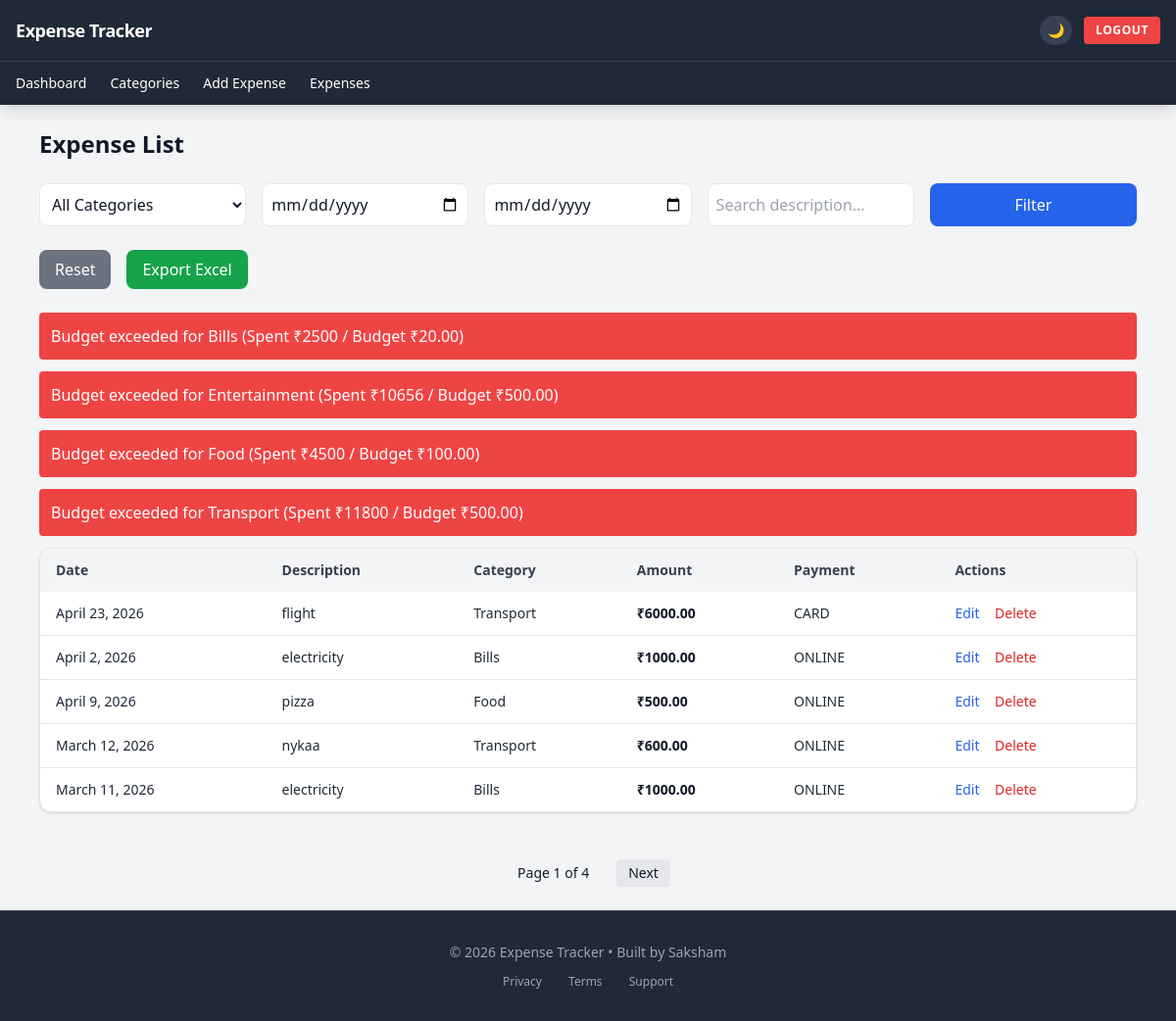
The app's page /expenses/ (signed in) with its own data.
### expenses/models.py (models this page shows, shortened)
class Category(models.Model):
    user = models.ForeignKey(User, on_delete=models.CASCADE)
    name = models.CharField(max_length=100)
    budget = models.DecimalField(max_digits=10, decimal_places=2, null=True, blank=True)
    def __str__(self):
        return self.name
    class Meta:
        unique_together = ['user', 'name']
        ordering = ['name']

class Expense(models.Model):
    user = models.ForeignKey(User, on_delete=models.CASCADE)
    amount = models.DecimalField(max_digits=10, decimal_places=2)
    category = models.ForeignKey(Category, on_delete=models.CASCADE)
    description = models.CharField(max_length=255)
    date = models.DateField()
    PAYMENT_CHOICES = [
    ('CASH', 'Cash'),
    ('CARD', 'Card'),
    ('ONLINE', 'Online')
]
    payment_method = models.CharField(max_length=10, choices=PAYMENT_CHOICES)
    created_at = models.DateTimeField(auto_now_add=True)

### expenses/views.py (the view)
# urls.py: path('expenses/', views.expense_list, name='expense_list'),
@login_required
def expense_list(request):
    expenses = Expense.objects.filter(user=request.user).order_by('-created_at')
    categories = Category.objects.filter(user=request.user)
    category_id = request.GET.get("category")
    start_date = request.GET.get("start_date")
    end_date = request.GET.get("end_date")
    search_query = request.GET.get("search")
    if search_query:
        expenses = expenses.filter(description__icontains=search_query)
    if category_id:
        expenses = expenses.filter(category_id=category_id)
    if start_date:
        expenses = expenses.filter(date__gte=start_date)
    if end_date:
        expenses = expenses.filter(date__lte=end_date)
    paginator = Paginator(expenses, 5)
    page_number = request.GET.get("page")
    page_obj = paginator.get_page(page_number)
    alerts = []
    for category in categories:
        total = Expense.objects.filter(
            user=request.user,
            category=category
        ).aggregate(Sum('amount'))['amount__sum'] or 0
        if category.budget and total > category.budget:
            alerts.append({
                "name": category.name,
                "spent": total,
                "budget": category.budget
            })
    context = {
        "expenses": page_obj,
        "categories": categories,
        "selected_category": category_id,
        "start_date": start_date,
        "end_date": end_date,
        "search_query": search_query,
        "page_obj": page_obj,
        "alerts": alerts
    }
    return render(request, "expense_list.html", context)

### templates/expense_list.html (shortened to what this page needs)
{% extends 'base.html' %}
{% block content %}
<div class="max-w-7xl mx-auto px-4">
<h2 class="text-2xl font-semibold mb-6">Expense List</h2>
<form method="GET" class="grid md:grid-cols-5 gap-4 mb-6">
<select name="category"
class="border rounded-lg p-2 bg-white dark:bg-gray-700 dark:text-white">
<option value="">All Categories</option>
</select>
<input
type="date"
name="start_date"
value="{{ start_date }}"
class="border rounded-lg p-2 bg-white dark:bg-gray-700 dark:text-white"
/>
<input
type="date"
name="end_date"
value="{{ end_date }}"
class="border rounded-lg p-2 bg-white dark:bg-gray-700 dark:text-white"
/>
<input
type="text"
name="search"
placeholder="Search description..."
value="{{ search_query|default:'' }}"
class="border rounded-lg p-2 bg-white dark:bg-gray-700 dark:text-white"
/>
<button
type="submit"
class="bg-blue-600 hover:bg-blue-700 text-white rounded-lg px-4 py-2">
Filter
</button>
</form>
<div class="flex gap-4 mb-6">
<a
href="/expenses/"
class="bg-gray-500 hover:bg-gray-600 text-white px-4 py-2 rounded-lg">
Reset
</a>
<a
href="{% url 'export_excel' %}?category={{ selected_category }}&start_date={{ start_date }}&end_date={{ end_date }}&search={{ search_query }}"
class="bg-green-600 hover:bg-green-700 text-white px-4 py-2 rounded-lg">
Export Excel
</a>
</div>
{% for alert in alerts %}
<div class="bg-red-500 text-white p-3 rounded mb-3">
Budget exceeded for {{ alert.name }}
(Spent ₹{{ alert.spent }} / Budget ₹{{ alert.budget }})
</div>
{% endfor %}
<div class="bg-white dark:bg-gray-800 shadow rounded-xl overflow-hidden mb-12 border border-gray-200 dark:border-gray-700">
<table class="w-full text-sm text-gray-800 dark:text-gray-200">
<thead class="bg-gray-100 dark:bg-gray-700 text-gray-700 dark:text-gray-200">
<tr>
<th class="px-4 py-3 text-left">Date</th>
<th class="px-4 py-3 text-left">Description</th>
<th class="px-4 py-3 text-left">Category</th>
<th class="px-4 py-3 text-left">Amount</th>
<th class="px-4 py-3 text-left">Payment</th>
<th class="px-4 py-3 text-left">Actions</th>
</tr>
</thead>
<tbody class="divide-y divide-gray-200 dark:divide-gray-700">
{% for expense in expenses %}
<tr class="hover:bg-gray-50 dark:hover:bg-gray-700 transition">
<td class="px-4 py-3">{{ expense.date }}</td>
<td class="px-4 py-3">{{ expense.description }}</td>
<td class="px-4 py-3">{{ expense.category }}</td>
<td class="px-4 py-3 font-semibold text-gray-900 dark:text-gray-100">
₹{{ expense.amount }}
</td>
<td class="px-4 py-3">{{ expense.payment_method }}</td>
<td class="px-4 py-3 space-x-3">
<a href="{% url 'edit_expense' expense.id %}"
class="text-blue-600 dark:text-blue-400 hover:underline">
Edit
</a>
<a href="{% url 'delete_expense' expense.id %}"
onclick="return confirm('Delete this expense?');"
class="text-red-600 dark:text-red-400 hover:underline">
Delete
</a>
</td>
</tr>
{% endfor %}
</tbody>
</table>
</div>
<div class="flex justify-center items-center gap-4 mt-10 text-sm">
<span class="px-3 py-1">
Page {{ page_obj.number }} of {{ page_obj.paginator.num_pages }}
</span>
{% if page_obj.has_next %}
<a class="px-3 py-1 bg-gray-200 dark:bg-gray-700 rounded"
href="?page={{ page_obj.next_page_number }}">
Next
</a>
{% endif %}
</div>
</div>
{% endblock %}

### templates/base.html (shortened to what this page needs)
{% load static %}
<!DOCTYPE html>
<html class="h-full">
<head>
    <script src="https://cdn.tailwindcss.com"></script>
</head>
<body class="min-h-screen flex flex-col bg-gray-100 text-gray-900 dark:bg-gray-900 dark:text-gray-100">
    <nav id="main-nav" class="bg-gray-800 text-white shadow-lg sticky top-0 z-50">
        <div class="max-w-7xl mx-auto">
            <div class="flex justify-between items-center px-4 pt-4 pb-2 md:pb-4">
                <div class="text-lg font-bold truncate tracking-tight">
                    Expense Tracker
                </div>
                <div class="flex items-center space-x-3">
                    <button id="theme-toggle" class="p-2 bg-gray-700 hover:bg-gray-600 rounded-full text-sm leading-none transition-colors">
                    </button>
                    {% if user.is_authenticated %}
                    <form method="post" action="{% url 'logout' %}" class="inline">
                        <button class="bg-red-500 hover:bg-red-600 px-3 py-1.5 rounded text-xs font-bold uppercase tracking-wider transition-colors">
                            Logout
                        </button>
                    </form>
                    {% endif %}
                </div>
            </div>
            {% if user.is_authenticated %}
            <div class="flex overflow-x-auto no-scrollbar border-t border-gray-700 px-4 py-2 space-x-6 text-sm font-medium">
                <a href="{% url 'dashboard' %}" class="whitespace-nowrap hover:text-yellow-300 py-1 transition-colors">Dashboard</a>
                <a href="{% url 'category_list' %}" class="whitespace-nowrap hover:text-yellow-300 py-1 transition-colors">Categories</a>
                <a href="{% url 'add_expense' %}" class="whitespace-nowrap hover:text-yellow-300 py-1 transition-colors">Add Expense</a>
                <a href="{% url 'expense_list' %}" class="whitespace-nowrap hover:text-yellow-300 py-1 transition-colors">Expenses</a>
            </div>
            {% endif %}
        </div>
    </nav>
    <main class="flex-grow max-w-7xl mx-auto w-full px-4 py-6 md:px-6">
        {% block content %}{% endblock %}
    </main>
    <footer class="bg-gray-800 text-gray-400 text-center py-8 mt-auto border-t border-gray-700">
        <p class="text-sm">© 2026 Expense Tracker • Built by Saksham</p>
        <div class="mt-3 text-xs space-x-6">
            <a href="#" class="hover:text-white transition-colors">Privacy</a>
            <a href="#" class="hover:text-white transition-colors">Terms</a>
            <a href="#" class="hover:text-white transition-colors">Support</a>
        </div>
    </footer>
</body>
</html>

### templates/base.html (style rules this page uses)
nav { transition: transform 0.3s ease-in-out; }
.no-scrollbar { -ms-overflow-style: none; scrollbar-width: none; }

### records on screen
Category: name "Bills", budget "20.00"
Category: name "Entertainment", budget "500.00"
Category: name "Food", budget "100.00"
Category: name "Transport", budget "500.00"
Expense: date "April 23, 2026", description "flight", category "Transport", amount "6000.00", payment_method "CARD"
Expense: date "April 2, 2026", description "electricity", category "Bills", amount "1000.00", payment_method "ONLINE"
Expense: date "April 9, 2026", description "pizza", category "Food", amount "500.00", payment_method "ONLINE"
Expense: date "March 12, 2026", description "nykaa", category "Transport", amount "600.00", payment_method "ONLINE"
Expense: date "March 11, 2026", description "electricity", category "Bills", amount "1000.00", payment_method "ONLINE"

### other values on screen
{{ alert.spent }} "2500" "10656" "4500" "11800"
{{ page_obj.number }} "1"
{{ page_obj.paginator.num_pages }} "4"
